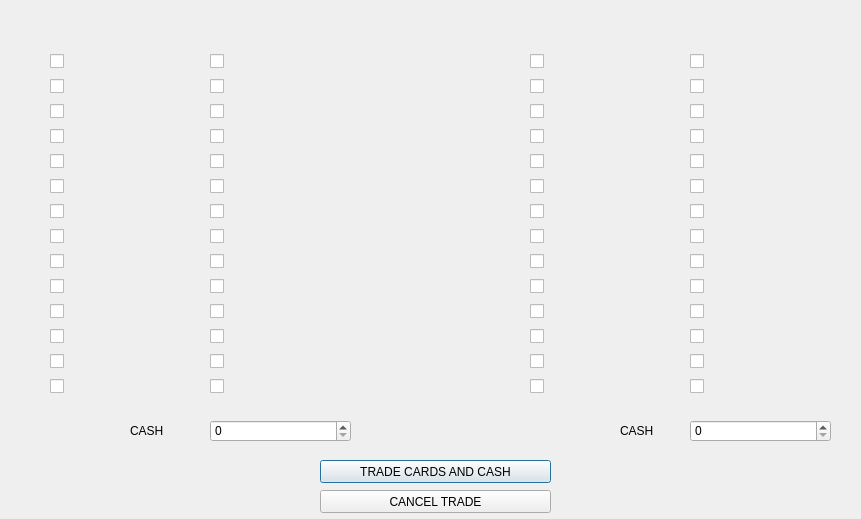
<?xml version="1.0" encoding="UTF-8"?>
<ui version="4.0">
 <class>tradingoptions</class>
 <widget class="QDialog" name="tradingoptions">
  <property name="geometry">
   <rect>
    <x>0</x>
    <y>0</y>
    <width>861</width>
    <height>519</height>
   </rect>
  </property>
  <property name="windowTitle">
   <string>Dialog</string>
  </property>
  <widget class="QLabel" name="trader_name">
   <property name="geometry">
    <rect>
     <x>120</x>
     <y>10</y>
     <width>141</width>
     <height>31</height>
    </rect>
   </property>
   <property name="styleSheet">
    <string notr="true">font: 75 16pt &quot;MS Shell Dlg 2&quot;;</string>
   </property>
   <property name="text">
    <string/>
   </property>
  </widget>
  <widget class="QLabel" name="tradee_name">
   <property name="geometry">
    <rect>
     <x>610</x>
     <y>10</y>
     <width>121</width>
     <height>31</height>
    </rect>
   </property>
   <property name="styleSheet">
    <string notr="true">font: 75 16pt &quot;MS Shell Dlg 2&quot;;</string>
   </property>
   <property name="text">
    <string/>
   </property>
  </widget>
  <widget class="QLabel" name="label_2">
   <property name="geometry">
    <rect>
     <x>130</x>
     <y>420</y>
     <width>61</width>
     <height>21</height>
    </rect>
   </property>
   <property name="styleSheet">
    <string notr="true">font: 75 14pt &quot;MS Shell Dlg 2&quot;;</string>
   </property>
   <property name="text">
    <string>CASH</string>
   </property>
  </widget>
  <widget class="QLabel" name="label_3">
   <property name="geometry">
    <rect>
     <x>620</x>
     <y>420</y>
     <width>61</width>
     <height>21</height>
    </rect>
   </property>
   <property name="styleSheet">
    <string notr="true">font: 75 14pt &quot;MS Shell Dlg 2&quot;;</string>
   </property>
   <property name="text">
    <string>CASH</string>
   </property>
  </widget>
  <widget class="QPushButton" name="tradeOK">
   <property name="geometry">
    <rect>
     <x>320</x>
     <y>460</y>
     <width>231</width>
     <height>23</height>
    </rect>
   </property>
   <property name="styleSheet">
    <string notr="true">font: 75 14pt &quot;MS Shell Dlg 2&quot;;</string>
   </property>
   <property name="text">
    <string>TRADE CARDS AND CASH</string>
   </property>
  </widget>
  <widget class="QPushButton" name="tradecancel">
   <property name="geometry">
    <rect>
     <x>320</x>
     <y>490</y>
     <width>231</width>
     <height>23</height>
    </rect>
   </property>
   <property name="styleSheet">
    <string notr="true">font: 75 14pt &quot;MS Shell Dlg 2&quot;;</string>
   </property>
   <property name="text">
    <string>CANCEL TRADE</string>
   </property>
  </widget>
  <widget class="QWidget" name="layoutWidget">
   <property name="geometry">
    <rect>
     <x>210</x>
     <y>50</y>
     <width>141</width>
     <height>351</height>
    </rect>
   </property>
   <layout class="QVBoxLayout" name="verticalLayout_2">
    <item>
     <widget class="QCheckBox" name="trader_15">
      <property name="styleSheet">
       <string notr="true">font: 75 12pt &quot;MS Shell Dlg 2&quot;;</string>
      </property>
      <property name="text">
       <string/>
      </property>
     </widget>
    </item>
    <item>
     <widget class="QCheckBox" name="trader_16">
      <property name="styleSheet">
       <string notr="true">font: 75 12pt &quot;MS Shell Dlg 2&quot;;</string>
      </property>
      <property name="text">
       <string/>
      </property>
     </widget>
    </item>
    <item>
     <widget class="QCheckBox" name="trader_17">
      <property name="styleSheet">
       <string notr="true">font: 75 12pt &quot;MS Shell Dlg 2&quot;;</string>
      </property>
      <property name="text">
       <string/>
      </property>
     </widget>
    </item>
    <item>
     <widget class="QCheckBox" name="trader_18">
      <property name="styleSheet">
       <string notr="true">font: 75 12pt &quot;MS Shell Dlg 2&quot;;</string>
      </property>
      <property name="text">
       <string/>
      </property>
     </widget>
    </item>
    <item>
     <widget class="QCheckBox" name="trader_19">
      <property name="styleSheet">
       <string notr="true">font: 75 12pt &quot;MS Shell Dlg 2&quot;;</string>
      </property>
      <property name="text">
       <string/>
      </property>
     </widget>
    </item>
    <item>
     <widget class="QCheckBox" name="trader_20">
      <property name="styleSheet">
       <string notr="true">font: 75 12pt &quot;MS Shell Dlg 2&quot;;</string>
      </property>
      <property name="text">
       <string/>
      </property>
     </widget>
    </item>
    <item>
     <widget class="QCheckBox" name="trader_21">
      <property name="styleSheet">
       <string notr="true">font: 75 12pt &quot;MS Shell Dlg 2&quot;;</string>
      </property>
      <property name="text">
       <string/>
      </property>
     </widget>
    </item>
    <item>
     <widget class="QCheckBox" name="trader_22">
      <property name="styleSheet">
       <string notr="true">font: 75 12pt &quot;MS Shell Dlg 2&quot;;</string>
      </property>
      <property name="text">
       <string/>
      </property>
     </widget>
    </item>
    <item>
     <widget class="QCheckBox" name="trader_23">
      <property name="styleSheet">
       <string notr="true">font: 75 12pt &quot;MS Shell Dlg 2&quot;;</string>
      </property>
      <property name="text">
       <string/>
      </property>
     </widget>
    </item>
    <item>
     <widget class="QCheckBox" name="trader_24">
      <property name="styleSheet">
       <string notr="true">font: 75 12pt &quot;MS Shell Dlg 2&quot;;</string>
      </property>
      <property name="text">
       <string/>
      </property>
     </widget>
    </item>
    <item>
     <widget class="QCheckBox" name="trader_25">
      <property name="styleSheet">
       <string notr="true">font: 75 12pt &quot;MS Shell Dlg 2&quot;;</string>
      </property>
      <property name="text">
       <string/>
      </property>
     </widget>
    </item>
    <item>
     <widget class="QCheckBox" name="trader_26">
      <property name="styleSheet">
       <string notr="true">font: 75 12pt &quot;MS Shell Dlg 2&quot;;</string>
      </property>
      <property name="text">
       <string/>
      </property>
     </widget>
    </item>
    <item>
     <widget class="QCheckBox" name="trader_27">
      <property name="styleSheet">
       <string notr="true">font: 75 12pt &quot;MS Shell Dlg 2&quot;;</string>
      </property>
      <property name="text">
       <string/>
      </property>
     </widget>
    </item>
    <item>
     <widget class="QCheckBox" name="trader_28">
      <property name="styleSheet">
       <string notr="true">font: 75 12pt &quot;MS Shell Dlg 2&quot;;</string>
      </property>
      <property name="text">
       <string/>
      </property>
     </widget>
    </item>
   </layout>
  </widget>
  <widget class="QWidget" name="layoutWidget_2">
   <property name="geometry">
    <rect>
     <x>690</x>
     <y>50</y>
     <width>141</width>
     <height>351</height>
    </rect>
   </property>
   <layout class="QVBoxLayout" name="verticalLayout_4">
    <item>
     <widget class="QCheckBox" name="tradee_15">
      <property name="styleSheet">
       <string notr="true">font: 75 12pt &quot;MS Shell Dlg 2&quot;;</string>
      </property>
      <property name="text">
       <string/>
      </property>
     </widget>
    </item>
    <item>
     <widget class="QCheckBox" name="tradee_16">
      <property name="styleSheet">
       <string notr="true">font: 75 12pt &quot;MS Shell Dlg 2&quot;;</string>
      </property>
      <property name="text">
       <string/>
      </property>
     </widget>
    </item>
    <item>
     <widget class="QCheckBox" name="tradee_17">
      <property name="styleSheet">
       <string notr="true">font: 75 12pt &quot;MS Shell Dlg 2&quot;;</string>
      </property>
      <property name="text">
       <string/>
      </property>
     </widget>
    </item>
    <item>
     <widget class="QCheckBox" name="tradee_18">
      <property name="styleSheet">
       <string notr="true">font: 75 12pt &quot;MS Shell Dlg 2&quot;;</string>
      </property>
      <property name="text">
       <string/>
      </property>
     </widget>
    </item>
    <item>
     <widget class="QCheckBox" name="tradee_19">
      <property name="styleSheet">
       <string notr="true">font: 75 12pt &quot;MS Shell Dlg 2&quot;;</string>
      </property>
      <property name="text">
       <string/>
      </property>
     </widget>
    </item>
    <item>
     <widget class="QCheckBox" name="tradee_20">
      <property name="styleSheet">
       <string notr="true">font: 75 12pt &quot;MS Shell Dlg 2&quot;;</string>
      </property>
      <property name="text">
       <string/>
      </property>
     </widget>
    </item>
    <item>
     <widget class="QCheckBox" name="tradee_21">
      <property name="styleSheet">
       <string notr="true">font: 75 12pt &quot;MS Shell Dlg 2&quot;;</string>
      </property>
      <property name="text">
       <string/>
      </property>
     </widget>
    </item>
    <item>
     <widget class="QCheckBox" name="tradee_22">
      <property name="styleSheet">
       <string notr="true">font: 75 12pt &quot;MS Shell Dlg 2&quot;;</string>
      </property>
      <property name="text">
       <string/>
      </property>
     </widget>
    </item>
    <item>
     <widget class="QCheckBox" name="tradee_23">
      <property name="styleSheet">
       <string notr="true">font: 75 12pt &quot;MS Shell Dlg 2&quot;;</string>
      </property>
      <property name="text">
       <string/>
      </property>
     </widget>
    </item>
    <item>
     <widget class="QCheckBox" name="tradee_24">
      <property name="styleSheet">
       <string notr="true">font: 75 12pt &quot;MS Shell Dlg 2&quot;;</string>
      </property>
      <property name="text">
       <string/>
      </property>
     </widget>
    </item>
    <item>
     <widget class="QCheckBox" name="tradee_25">
      <property name="styleSheet">
       <string notr="true">font: 75 12pt &quot;MS Shell Dlg 2&quot;;</string>
      </property>
      <property name="text">
       <string/>
      </property>
     </widget>
    </item>
    <item>
     <widget class="QCheckBox" name="tradee_26">
      <property name="styleSheet">
       <string notr="true">font: 75 12pt &quot;MS Shell Dlg 2&quot;;</string>
      </property>
      <property name="text">
       <string/>
      </property>
     </widget>
    </item>
    <item>
     <widget class="QCheckBox" name="tradee_27">
      <property name="styleSheet">
       <string notr="true">font: 75 12pt &quot;MS Shell Dlg 2&quot;;</string>
      </property>
      <property name="text">
       <string/>
      </property>
     </widget>
    </item>
    <item>
     <widget class="QCheckBox" name="tradee_28">
      <property name="styleSheet">
       <string notr="true">font: 75 12pt &quot;MS Shell Dlg 2&quot;;</string>
      </property>
      <property name="text">
       <string/>
      </property>
     </widget>
    </item>
   </layout>
  </widget>
  <widget class="QWidget" name="layoutWidget">
   <property name="geometry">
    <rect>
     <x>50</x>
     <y>50</y>
     <width>141</width>
     <height>351</height>
    </rect>
   </property>
   <layout class="QVBoxLayout" name="verticalLayout">
    <item>
     <widget class="QCheckBox" name="trader_1">
      <property name="styleSheet">
       <string notr="true">font: 75 12pt &quot;MS Shell Dlg 2&quot;;</string>
      </property>
      <property name="text">
       <string/>
      </property>
     </widget>
    </item>
    <item>
     <widget class="QCheckBox" name="trader_2">
      <property name="styleSheet">
       <string notr="true">font: 75 12pt &quot;MS Shell Dlg 2&quot;;</string>
      </property>
      <property name="text">
       <string/>
      </property>
     </widget>
    </item>
    <item>
     <widget class="QCheckBox" name="trader_3">
      <property name="styleSheet">
       <string notr="true">font: 75 12pt &quot;MS Shell Dlg 2&quot;;</string>
      </property>
      <property name="text">
       <string/>
      </property>
     </widget>
    </item>
    <item>
     <widget class="QCheckBox" name="trader_4">
      <property name="styleSheet">
       <string notr="true">font: 75 12pt &quot;MS Shell Dlg 2&quot;;</string>
      </property>
      <property name="text">
       <string/>
      </property>
     </widget>
    </item>
    <item>
     <widget class="QCheckBox" name="trader_5">
      <property name="styleSheet">
       <string notr="true">font: 75 12pt &quot;MS Shell Dlg 2&quot;;</string>
      </property>
      <property name="text">
       <string/>
      </property>
     </widget>
    </item>
    <item>
     <widget class="QCheckBox" name="trader_6">
      <property name="styleSheet">
       <string notr="true">font: 75 12pt &quot;MS Shell Dlg 2&quot;;</string>
      </property>
      <property name="text">
       <string/>
      </property>
     </widget>
    </item>
    <item>
     <widget class="QCheckBox" name="trader_7">
      <property name="styleSheet">
       <string notr="true">font: 75 12pt &quot;MS Shell Dlg 2&quot;;</string>
      </property>
      <property name="text">
       <string/>
      </property>
     </widget>
    </item>
    <item>
     <widget class="QCheckBox" name="trader_8">
      <property name="styleSheet">
       <string notr="true">font: 75 12pt &quot;MS Shell Dlg 2&quot;;</string>
      </property>
      <property name="text">
       <string/>
      </property>
     </widget>
    </item>
    <item>
     <widget class="QCheckBox" name="trader_9">
      <property name="styleSheet">
       <string notr="true">font: 75 12pt &quot;MS Shell Dlg 2&quot;;</string>
      </property>
      <property name="text">
       <string/>
      </property>
     </widget>
    </item>
    <item>
     <widget class="QCheckBox" name="trader_10">
      <property name="styleSheet">
       <string notr="true">font: 75 12pt &quot;MS Shell Dlg 2&quot;;</string>
      </property>
      <property name="text">
       <string/>
      </property>
     </widget>
    </item>
    <item>
     <widget class="QCheckBox" name="trader_11">
      <property name="styleSheet">
       <string notr="true">font: 75 12pt &quot;MS Shell Dlg 2&quot;;</string>
      </property>
      <property name="text">
       <string/>
      </property>
     </widget>
    </item>
    <item>
     <widget class="QCheckBox" name="trader_12">
      <property name="styleSheet">
       <string notr="true">font: 75 12pt &quot;MS Shell Dlg 2&quot;;</string>
      </property>
      <property name="text">
       <string/>
      </property>
     </widget>
    </item>
    <item>
     <widget class="QCheckBox" name="trader_13">
      <property name="styleSheet">
       <string notr="true">font: 75 12pt &quot;MS Shell Dlg 2&quot;;</string>
      </property>
      <property name="text">
       <string/>
      </property>
     </widget>
    </item>
    <item>
     <widget class="QCheckBox" name="trader_14">
      <property name="styleSheet">
       <string notr="true">font: 75 12pt &quot;MS Shell Dlg 2&quot;;</string>
      </property>
      <property name="text">
       <string/>
      </property>
     </widget>
    </item>
   </layout>
  </widget>
  <widget class="QWidget" name="layoutWidget">
   <property name="geometry">
    <rect>
     <x>530</x>
     <y>50</y>
     <width>141</width>
     <height>351</height>
    </rect>
   </property>
   <layout class="QVBoxLayout" name="verticalLayout_3">
    <item>
     <widget class="QCheckBox" name="tradee_1">
      <property name="styleSheet">
       <string notr="true">font: 75 12pt &quot;MS Shell Dlg 2&quot;;</string>
      </property>
      <property name="text">
       <string/>
      </property>
     </widget>
    </item>
    <item>
     <widget class="QCheckBox" name="tradee_2">
      <property name="styleSheet">
       <string notr="true">font: 75 12pt &quot;MS Shell Dlg 2&quot;;</string>
      </property>
      <property name="text">
       <string/>
      </property>
     </widget>
    </item>
    <item>
     <widget class="QCheckBox" name="tradee_3">
      <property name="styleSheet">
       <string notr="true">font: 75 12pt &quot;MS Shell Dlg 2&quot;;</string>
      </property>
      <property name="text">
       <string/>
      </property>
     </widget>
    </item>
    <item>
     <widget class="QCheckBox" name="tradee_4">
      <property name="styleSheet">
       <string notr="true">font: 75 12pt &quot;MS Shell Dlg 2&quot;;</string>
      </property>
      <property name="text">
       <string/>
      </property>
     </widget>
    </item>
    <item>
     <widget class="QCheckBox" name="tradee_5">
      <property name="styleSheet">
       <string notr="true">font: 75 12pt &quot;MS Shell Dlg 2&quot;;</string>
      </property>
      <property name="text">
       <string/>
      </property>
     </widget>
    </item>
    <item>
     <widget class="QCheckBox" name="tradee_6">
      <property name="styleSheet">
       <string notr="true">font: 75 12pt &quot;MS Shell Dlg 2&quot;;</string>
      </property>
      <property name="text">
       <string/>
      </property>
     </widget>
    </item>
    <item>
     <widget class="QCheckBox" name="tradee_7">
      <property name="styleSheet">
       <string notr="true">font: 75 12pt &quot;MS Shell Dlg 2&quot;;</string>
      </property>
      <property name="text">
       <string/>
      </property>
     </widget>
    </item>
    <item>
     <widget class="QCheckBox" name="tradee_8">
      <property name="styleSheet">
       <string notr="true">font: 75 12pt &quot;MS Shell Dlg 2&quot;;</string>
      </property>
      <property name="text">
       <string/>
      </property>
     </widget>
    </item>
    <item>
     <widget class="QCheckBox" name="tradee_9">
      <property name="styleSheet">
       <string notr="true">font: 75 12pt &quot;MS Shell Dlg 2&quot;;</string>
      </property>
      <property name="text">
       <string/>
      </property>
     </widget>
    </item>
    <item>
     <widget class="QCheckBox" name="tradee_10">
      <property name="styleSheet">
       <string notr="true">font: 75 12pt &quot;MS Shell Dlg 2&quot;;</string>
      </property>
      <property name="text">
       <string/>
      </property>
     </widget>
    </item>
    <item>
     <widget class="QCheckBox" name="tradee_11">
      <property name="styleSheet">
       <string notr="true">font: 75 12pt &quot;MS Shell Dlg 2&quot;;</string>
      </property>
      <property name="text">
       <string/>
      </property>
     </widget>
    </item>
    <item>
     <widget class="QCheckBox" name="tradee_12">
      <property name="styleSheet">
       <string notr="true">font: 75 12pt &quot;MS Shell Dlg 2&quot;;</string>
      </property>
      <property name="text">
       <string/>
      </property>
     </widget>
    </item>
    <item>
     <widget class="QCheckBox" name="tradee_13">
      <property name="styleSheet">
       <string notr="true">font: 75 12pt &quot;MS Shell Dlg 2&quot;;</string>
      </property>
      <property name="text">
       <string/>
      </property>
     </widget>
    </item>
    <item>
     <widget class="QCheckBox" name="tradee_14">
      <property name="styleSheet">
       <string notr="true">font: 75 12pt &quot;MS Shell Dlg 2&quot;;</string>
      </property>
      <property name="text">
       <string/>
      </property>
     </widget>
    </item>
   </layout>
  </widget>
  <widget class="QSpinBox" name="trader_cash_spin">
   <property name="geometry">
    <rect>
     <x>210</x>
     <y>420</y>
     <width>141</width>
     <height>22</height>
    </rect>
   </property>
   <property name="styleSheet">
    <string notr="true">font: 75 14pt &quot;MS Shell Dlg 2&quot;;</string>
   </property>
   <property name="maximum">
    <number>400000</number>
   </property>
   <property name="singleStep">
    <number>10000</number>
   </property>
  </widget>
  <widget class="QSpinBox" name="tradee_cash_spin">
   <property name="geometry">
    <rect>
     <x>690</x>
     <y>420</y>
     <width>141</width>
     <height>22</height>
    </rect>
   </property>
   <property name="styleSheet">
    <string notr="true">font: 75 14pt &quot;MS Shell Dlg 2&quot;;</string>
   </property>
   <property name="maximum">
    <number>400000</number>
   </property>
   <property name="singleStep">
    <number>10000</number>
   </property>
  </widget>
  <zorder>layoutWidget</zorder>
  <zorder>layoutWidget</zorder>
  <zorder>trader_name</zorder>
  <zorder>tradee_name</zorder>
  <zorder>label_2</zorder>
  <zorder>label_3</zorder>
  <zorder>tradeOK</zorder>
  <zorder>tradecancel</zorder>
  <zorder>layoutWidget</zorder>
  <zorder>layoutWidget_2</zorder>
  <zorder>trader_cash_spin</zorder>
  <zorder>tradee_cash_spin</zorder>
 </widget>
 <resources/>
 <connections/>
</ui>
